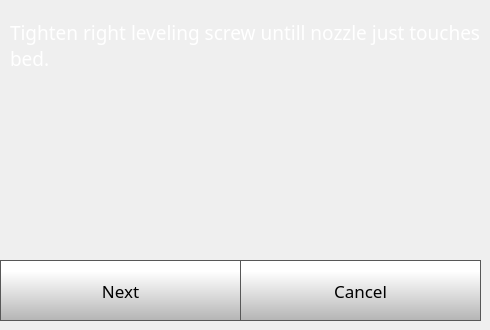
    <widget class="QWidget" name="quickStep3Page">
     <widget class="QPushButton" name="quickStep3CancelButton">
      <property name="geometry">
       <rect>
        <x>240</x>
        <y>260</y>
        <width>241</width>
        <height>61</height>
       </rect>
      </property>
      <property name="font">
       <font>
        <family>Gotham</family>
        <pointsize>13</pointsize>
       </font>
      </property>
      <property name="styleSheet">
       <string notr="true">QPushButton {
     border: 1px solid rgb(87, 87, 87);
	background-color: qlineargradient(spread:pad, x1:0, y1:1, x2:0, y2:0.188, stop:0 rgba(180, 180, 180, 255), stop:1 rgba(255, 255, 255, 255));


}

QPushButton:pressed {
    background-color: qlineargradient(x1: 0, y1: 0, x2: 0, y2: 1,
                                      stop: 0 #dadbde, stop: 1 #f6f7fa);
}

QPushButton:flat {
    border: none; /* no border for a flat push button */
}

QPushButton:default {
    border-color: navy; /* make the default button prominent */
}

QPushButton:focus {
	outline: none;
}</string>
      </property>
      <property name="text">
       <string>Cancel</string>
      </property>
      <property name="iconSize">
       <size>
        <width>40</width>
        <height>40</height>
       </size>
      </property>
     </widget>
     <widget class="QPushButton" name="quickStep3NextButton">
      <property name="geometry">
       <rect>
        <x>0</x>
        <y>260</y>
        <width>241</width>
        <height>61</height>
       </rect>
      </property>
      <property name="font">
       <font>
        <family>Gotham</family>
        <pointsize>13</pointsize>
       </font>
      </property>
      <property name="styleSheet">
       <string notr="true">QPushButton {
     border: 1px solid rgb(87, 87, 87);
	background-color: qlineargradient(spread:pad, x1:0, y1:1, x2:0, y2:0.188, stop:0 rgba(180, 180, 180, 255), stop:1 rgba(255, 255, 255, 255));


}

QPushButton:pressed {
    background-color: qlineargradient(x1: 0, y1: 0, x2: 0, y2: 1,
                                      stop: 0 #dadbde, stop: 1 #f6f7fa);
}

QPushButton:flat {
    border: none; /* no border for a flat push button */
}

QPushButton:default {
    border-color: navy; /* make the default button prominent */
}

QPushButton:focus {
	outline: none;
}</string>
      </property>
      <property name="text">
       <string>Next</string>
      </property>
      <property name="iconSize">
       <size>
        <width>40</width>
        <height>40</height>
       </size>
      </property>
     </widget>
     <widget class="QLabel" name="calibrateLabel_10">
      <property name="geometry">
       <rect>
        <x>10</x>
        <y>20</y>
        <width>471</width>
        <height>51</height>
       </rect>
      </property>
      <property name="font">
       <font>
        <family>Gotham</family>
        <pointsize>14</pointsize>
        <weight>50</weight>
        <bold>false</bold>
       </font>
      </property>
      <property name="styleSheet">
       <string notr="true">color: rgb(255, 255, 255);</string>
      </property>
      <property name="text">
       <string>Tighten right leveling screw untill nozzle just touches bed.</string>
      </property>
      <property name="wordWrap">
       <bool>true</bool>
      </property>
     </widget>
    </widget>
